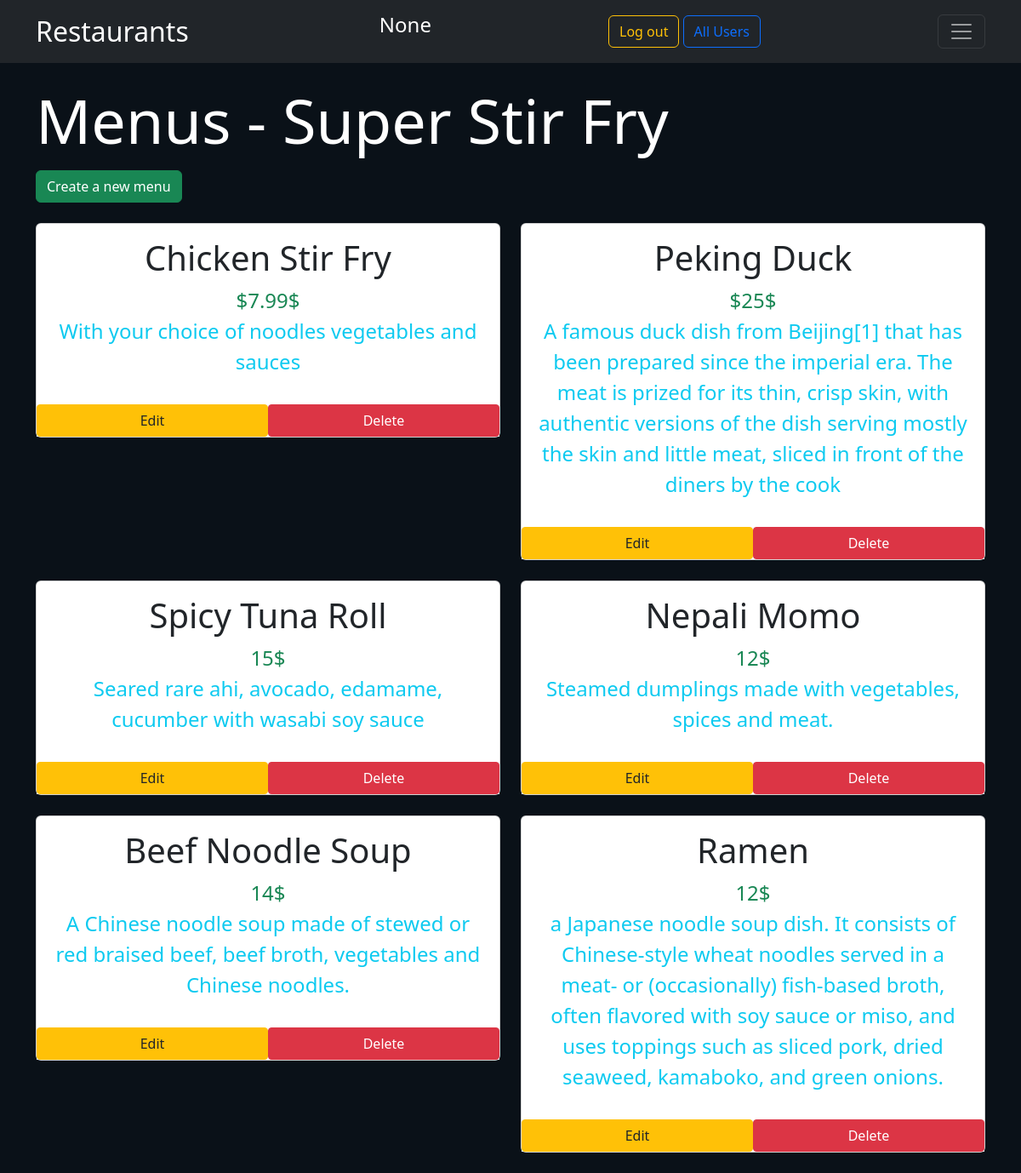
Page /restaurant/2/menu on the committed database.
### restaurants/sql/models.py (models this page shows, shortened)
class Restaurant(Base):
    __tablename__ = 'restaurant'
    id = Column(Integer, primary_key = True)
    name = Column(String(80), nullable = False)
    user_id = Column(Integer, ForeignKey('user.id'))
    user = relationship(User)

class Menu(Base):
    __tablename__ = 'menu_item'
    name = Column(String(80), nullable = False)
    id = Column(Integer, primary_key = True)
    course = Column(String(250))
    description = Column(String(250))
    price = Column(String(8))
    restaurant_id = Column(Integer, ForeignKey('restaurant.id'))
    restaurant = relationship(Restaurant)
    user_id = Column(Integer, ForeignKey('user.id'))
    user = relationship(User)

### restaurants/routes.py (the view)
@app.route('/restaurant/<int:restaurant_id>')
@app.route('/restaurant/<int:restaurant_id>/menu', methods=['GET'])
def showMenu(restaurant_id):
    try:
        restaurant = cursor.query(Restaurant).get(restaurant_id)
        menus = cursor.query(Menu).filter_by(restaurant_id=restaurant_id).all()
    except:
        return redirect(url_for('errorRestaurant', error='Retrieving menus or restaurant'))
    return render_template('menu.html', restaurant=restaurant, menus=menus, login=login, userLogged = session["name"] if "google_id" in session else None)

### restaurants/templates/menu.html
{% extends 'layout.html' %}
{% block content %}
    <div>
        <h1 class="display-2 text-white">Menus - {{restaurant.name}}</h1>
        <a role="button" class="btn btn-success btn-md text-white mt-2" href="{{url_for('newMenuItem', restaurant_id=restaurant.id)}}">Create a new menu</a>
    </div>
    <div class="row mt-4">
    {% if menus %}
        {% for menu in menus %}
        <div class="col-xl-6 mb-4">
            <div class="card">
            <div class="card-body" >
                    <h2 class="text-center fs-1">{{ menu.name }}</h2>
                    <p class="text-center text-success fs-4 mb-0 mt-1">{{menu.price}}$</p>
                    <p class="text-center text-info fs-4 mt-0">{{menu.description}}</p>
            </div>
            <div class="d-flex bg-light mb-0">
                <a
                class="btn btn-warning m-0 rounded-1 text-reset w-50"
                href="{{url_for('editMenuItem', restaurant_id=restaurant.id, menu_id=menu.id)}}"
                role="button"
                >Edit
                </a>
                <a
                class="btn btn-danger m-0 rounded-1 text-white w-50"
                href="{{url_for('deleteMenuItem', restaurant_id=restaurant.id, menu_id=menu.id)}}"
                role="button"
                >Delete</a>
            </div>
            </div>
        </div>
        {% endfor %}
    {% endif %}
    </div>
{% endblock %}

### rows in the picture
Restaurant: name "Super Stir Fry"
Menu: name "Chicken Stir Fry", price "$7.99", description "With your choice of noodles vegetables and sauces"
Menu: name "Peking Duck", price "$25", description "A famous duck dish from Beijing[1] that has been prepared since the imperial era. The meat is prized for its thin, crisp skin, with authentic versions of the dish serving mostly the skin and little meat, sliced in front of the diners by the cook"
Menu: name "Spicy Tuna Roll", price "15", description "Seared rare ahi, avocado, edamame, cucumber with wasabi soy sauce"
Menu: name "Nepali Momo", price "12", description "Steamed dumplings made with vegetables, spices and meat."
Menu: name "Beef Noodle Soup", price "14", description "A Chinese noodle soup made of stewed or red braised beef, beef broth, vegetables and Chinese noodles."
Menu: name "Ramen", price "12", description "a Japanese noodle soup dish. It consists of Chinese-style wheat noodles served in a meat- or (occasionally) fish-based broth, often flavored with soy sauce or miso, and uses toppings such as sliced pork, dried seaweed, kamaboko, and green onions."

### other values in the picture
{{ userLogged }} "None"
